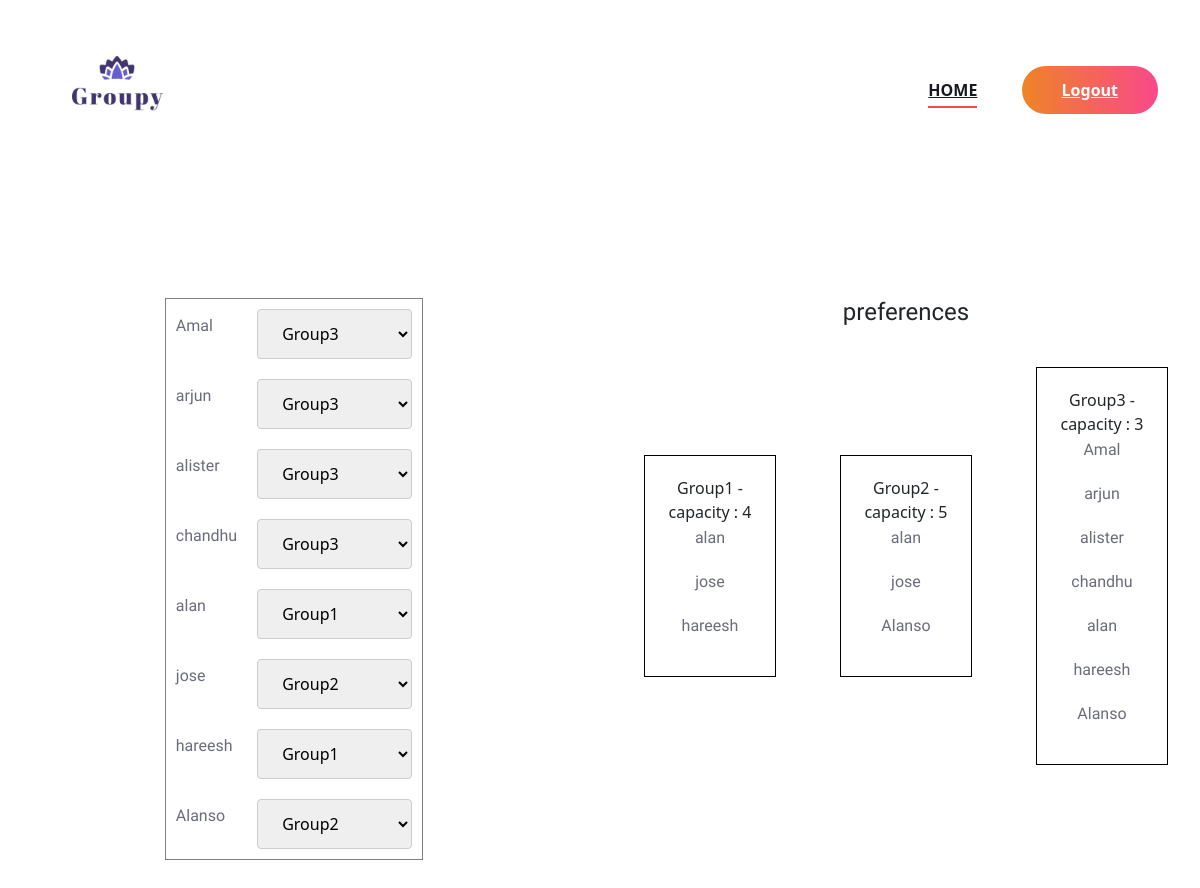
Screenshot of /Org/mannual/11 with the database file from the repository.
### Guest/models.py (models this page shows)
class ParticipateUser(models.Model):
    user=models.CharField(max_length=50)
    events=models.ForeignKey(Event,on_delete=models.CASCADE)
    rooms=models.TextField(max_length=50,default="")
    new_rooms = models.TextField(max_length=50, default="")
    privatecode = models.TextField(max_length=50, default="")
    is_ignored = models.BooleanField(default=False)

### Organizer/models.py (models this page shows)
class Room(models.Model):
    events=models.ForeignKey(Event,on_delete=models.CASCADE)
    number=models.CharField(max_length=50)
    capacity=models.IntegerField(default=0)

### Organizer/views.py (the view)
# urls.py: path('mannual/<int:pk>', views.manuualy,name="manuualy"),
def manuualy(request,pk):
    event=Event.objects.get(id=pk)
    eventdata=Event.objects.get(id=pk)
    pdata=ParticipateUser.objects.filter(events=eventdata)
    roomdata=Room.objects.filter(events=eventdata)
    participants = ParticipateUser.objects.filter(events=event)
    rooms=Room.objects.filter(events=event)
    print(rooms)
    if request.method == 'POST':
        for participant in participants:
            room_name = request.POST.get('room_' + str(participant.id))
            print(room_name)
            roomObj=Room.objects.get(id=room_name)
            roomNumber=roomObj.number
            print(roomNumber)
            if roomNumber:
                participant.new_rooms = roomNumber
                participant.save()
        return redirect('org:home')
    else:
        return render(request,"Organizer/Manually.html",{'users_data':participants,'room':rooms,'data': pdata, 'rdata': roomdata,})

### Organizer/templates/Organizer/Manually.html (shortened to what this page needs)
{% extends 'Organizer/Head.html'%}
{% load static %}
{% block content %}
<br><br><br><br>
<!DOCTYPE html>
<html lang="en">
<head>
    <link href="https://cdn.jsdelivr.net/npm/bootstrap@5.3.0/dist/css/bootstrap.min.css" rel="stylesheet">
</head>
<body>
<div class="row">
    <div class="col-md-6">
        <form action="" method="post">
            <table border="1" align="center" cellpadding="10"  >
                {% for user_data in users_data %}
                <tr>
                    <td>
                        <p>{{ user_data.user }}</p>
                    </td>
                    <td>
                        <select id="room_{{ user_data.id }}" name="room_{{ user_data.id }}"  onchange="onSelectChange(this.value, '{{ user_data.id }}')">
                            {% for room in room %}
                            <option value="{{ room.id }}" {% if user_data.new_rooms == room.number %}selected {% endif %}>
                                {{ room.number }}
                            </option>
                            {% endfor %}
                        </select>
                    </td>
                </tr>
                {% endfor %}
            </table>
        </form>
    </div>
       <div class="col-md-6">
        <h4 class="text-center">preferences</h4>
        <table  align="center" cellpadding="10">
            <tr>
                {% for i in rdata %}
                <td>
                    <div style="text-align:center;border:1px solid black;margin:22px;padding:20px">
                    {{i.number}}  - capacity : {{ i.capacity }}
                    {% for j in data %}
                    {% if i.number in j.rooms %}
                        <p>{{j.user}}</p>
                    {% endif %}
                    {% endfor %}
                </div>
                </td>
                {% endfor %}
        </table>
       </div>
</div>
</body>
</html>
<br><br><br><br><br><br><br><br><br><br><br><br><br><br><br><br><br><br><br><br><br>
{% endblock content %}

### Guest/static/Main/css/style.css (style rules this page uses)
html, body { height: 100%; font-family: "Work Sans", sans-serif; -webkit-font-smoothing: antialiased; font-smoothing: antialiased; }
h1, h2, h3, h4, h5, h6 { margin: 0; color: #111111; font-weight: 400; font-family: "Work Sans", sans-serif; }
h4 { font-size: 24px; }
p { font-size: 16px; font-family: "Work Sans", sans-serif; color: #6a6b7c; font-weight: 400; line-height: 28px; margin: 0 0 15px 0; }

### Guest/static/Form/form.css (style rules this page uses)
input[type=text],[type=password],[type=email],[type=date], select { width: 100%; padding: 12px 20px; margin: 8px 0; display: inline-block; border: 1px solid #ccc; border-radius: 4px; box-sizing: border-box; }

### rows the page displays
ParticipateUser: user "Amal", new_rooms+id "Group3"
ParticipateUser: user "arjun", new_rooms+id "Group3"
ParticipateUser: user "alister", new_rooms+id "Group3"
ParticipateUser: user "chandhu", new_rooms+id "Group3"
ParticipateUser: user "alan", new_rooms+id "Group1"
ParticipateUser: user "jose", new_rooms+id "Group2"
ParticipateUser: user "hareesh", new_rooms+id "Group1"
ParticipateUser: user "Alanso", new_rooms+id "Group2"
Room: number "Group1", capacity "4"
Room: number "Group2", capacity "5"
Room: number "Group3", capacity "3"
